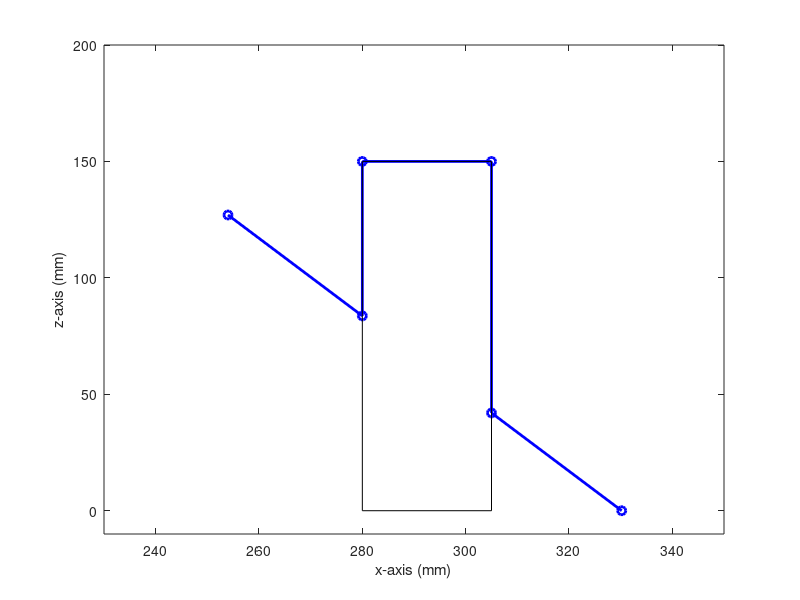

Recreate this plot in MATLAB.
x = [254 280 280 305 305 330.2];
z = [127 251/3 150 150 42 0];
x_goal = [254 330.2];
z_goal = [127 0];
x_box = [280 305 305 280 280];
z_box = [150 150 0 0 150];
x_obs_path = [280 280 305 305];
z_obs_path = [251/3 150 150 42];

% plot(x_goal, z_goal ,'--or', 'color','blue');
% hold on
plot(x,z,'-o','LineWidth',2,'color','blue');
hold on
plot(x_box, z_box,'color', 'black');
hold on
% plot(x_obs_path, z_obs_path,'LineWidth',3,'color','black');
% hold on

xlim([230 350])
ylim([-10 200])
xlabel('x-axis (mm)') 
ylabel('z-axis (mm)') 